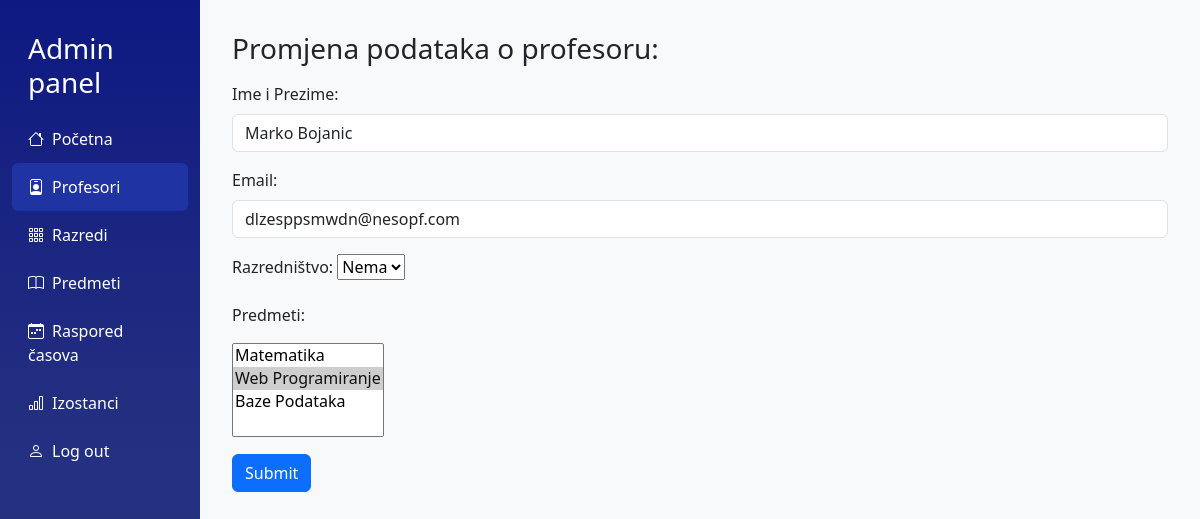
The app's page /admin/editprofesor.php?id=1 (signed in) with its own data.
### tables this page shows
CREATE TABLE `profesor` (
  `profesor_id` int(11) NOT NULL,
  `user_id` int(11) DEFAULT NULL,
  `ime_prezime` varchar(80) DEFAULT NULL,
  `razred_id` int(11) DEFAULT NULL
);

CREATE TABLE `users` (
  `user_id` int(11) NOT NULL,
  `email` varchar(100) DEFAULT NULL,
  `password` varchar(100) DEFAULT NULL,
  `pristup` enum('ucenik','admin','profesor') DEFAULT NULL,
  `token` varchar(100) DEFAULT NULL
);

### admin/editprofesor.php (the view, shortened to what this page needs)
    <?php
    require_once("../includes/admincheck.php");
    $id = $_REQUEST['id'];
    $qFind = $conn->prepare('SELECT * FROM users INNER JOIN profesor ON profesor.user_id = users.user_id AND profesor.profesor_id = :id');
    $qFind->bindParam(":id", $id);
    $qFind->execute();
    if($qFind->rowCount() > 0)
    {
        $prof = $qFind->fetch(PDO::FETCH_ASSOC);
    }
    else
    {
        $_SESSION['delete_msg'] = '<div class="alert alert-danger" role="alert">
        Profesor nije pronađen
        </div>';
        header('Location: dashboard.php');
        exit();
    }
    $qFind = $conn->prepare('SELECT * FROM profesor_predmet WHERE profesor_id = :id');
    $qFind->bindParam(':id', $id);
    $qFind->execute();
    $predaje = $qFind->fetchAll(PDO::FETCH_ASSOC);
    $predmetiKojePredaje = [];
    foreach ($predaje as $predmetPredaje)
    {
        $predmetiKojePredaje[] = $predmetPredaje['predmet_id'];
    }
    $qPredmeti = $conn->prepare('SELECT * FROM predmet');
    $qPredmeti->execute();
    $predmeti = $qPredmeti->fetchAll(PDO::FETCH_ASSOC);
?>
<!DOCTYPE html>
<html lang="sr">
<head>
    <link href="https://cdn.jsdelivr.net/npm/bootstrap@5.3.3/dist/css/bootstrap.min.css" rel="stylesheet">
    <link href="https://cdn.jsdelivr.net/npm/bootstrap-icons/font/bootstrap-icons.css" rel="stylesheet">
    <link rel="stylesheet" href="../css/dashboard.css">
    <link rel="stylesheet" href="../css/kartica.css">
</head>
<body>
    <div class="container-fluid">
        <div class="row">
            <nav class="col-md-2 sidebar">
                <h5 class="px-3 fs-3 my-3">Admin panel</h5>
                <a href="dashboard.php"><i class="bi bi-house me-2"></i>Početna</a>
                <a href="prikaziprofesore.php" class="active"><i class="bi bi-person-badge me-2"></i>Profesori</a>
                <div class="dropdown-container">
                    <a href="#"><i class="bi bi-grid-3x3-gap me-2"></i>Razredi</a>
                </div>
                <a href="#"><i class="bi bi-book me-2"></i>Predmeti</a>
                <div class="dropdown-container">
                <a href="#"><i class="bi bi-calendar-week me-2"></i>Raspored časova</a>
            </div>
            <a href="#"><i class="bi bi-bar-chart me-2"></i>Izostanci</a>
            <a href="../logout.php"><i class="bi bi-person me-2"></i>Log out</a>
            </nav>
            <main class="col-md-10 content">
                <h3 class="text-align-center">Promjena podataka o profesoru:</h3>
                <form action="" method="post">
                    <div class="mt-3">
                        <label for="profesor_ime" class="form-label">Ime i Prezime:</label>
                        <input type="text" name="profesor_ime" id="profesor_ime" class="form-control" placeholder="Ime Prezime" value="<?php echo $prof['ime_prezime']; ?>" required>
                    </div>
                    <div class="mt-3">
                        <label for="profesor_email" class="form-label">Email:</label>
                        <input type="email" name="profesor_email" id="profesor_email" class="form-control" placeholder="Email" value="<?php echo $prof['email']; ?>" required>
                    </div>
                    <div class="mt-3">
                        <label for="razrednistvo" class="form-label">Razredništvo:</label>
                        <select name="razrednistvo" id="razrednistvo">
                            <option value="">Nema</option>
                        </select>
                    </div>
                    <div class="mt-3">
                    <label for="predmeti">Predmeti:</label>
                    </div>
                    <div class="mt-3">
                        <select name="predmeti[]" id="predmeti" multiple>
                            <?php
                            foreach ($predmeti as $predmet) {
                                $selected = in_array($predmet['predmet_id'], $predmetiKojePredaje) ? 'selected' : '';
                                echo '<option value="'.$predmet['predmet_id'].'" '.$selected.'>'.$predmet['ime_predmeta'].'</option>';
                            }
                            ?>
                        </select>
                    </div>
                    <div class="mt-3">
                        <button type="submit" class="btn btn-primary" name="submit" id="submit">Submit</button>
                    </div>
                </form>
            </main>
        </div>
    </div>
</body>
</html>

### css/dashboard.css (style rules this page uses)
body { background-color: #f8f9fa; }
.sidebar { height: 100vh; background: linear-gradient(to bottom, rgb(14, 25, 130), rgb(34, 46, 128), rgb(45, 58, 128)) ; color: white; padding-top: 1rem; }
.sidebar a { color: white; text-decoration: none; padding: 0.75rem 1rem; display: block; border-radius: 0.375rem; }
.sidebar a.active, .sidebar a:hover { background-color: rgb(31, 51, 163); }
.content { padding: 2rem; }
.dropdown-container { position: relative; }

### css/kartica.css (style rules this page uses)
body { background-color: #f8f9fa; }
.sidebar { height: 100vh; background: linear-gradient(to bottom, rgb(14, 25, 130), rgb(34, 46, 128), rgb(45, 58, 128)); color: white; padding-top: 1rem; }
.sidebar a { color: white; text-decoration: none; padding: 0.75rem 1rem; display: block; border-radius: 0.375rem; }
.sidebar a.active, .sidebar a:hover { background-color: rgb(31, 51, 163); }
.content { padding: 2rem; }
.dropdown-container { position: relative; }

### records on screen
profesor: profesor_ime "Marko Bojanic", profesor_email "dlzesppsmwdn@nesopf.com"

### other values on screen
form field value "Matematika / Web Programiranje ☑ / Baze Podataka"
